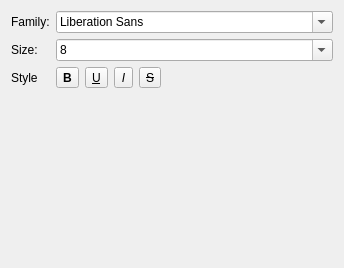
<?xml version="1.0" encoding="UTF-8"?>
<ui version="4.0">
 <class>LReportPropertyPageFont</class>
 <widget class="QWidget" name="LReportPropertyPageFont">
  <property name="geometry">
   <rect>
    <x>0</x>
    <y>0</y>
    <width>344</width>
    <height>268</height>
   </rect>
  </property>
  <property name="windowTitle">
   <string>Form</string>
  </property>
  <layout class="QHBoxLayout" name="horizontalLayout_2">
   <item>
    <layout class="QFormLayout" name="formLayout">
     <property name="labelAlignment">
      <set>Qt::AlignLeading|Qt::AlignLeft|Qt::AlignVCenter</set>
     </property>
     <item row="0" column="0">
      <widget class="QLabel" name="label">
       <property name="text">
        <string>Family:</string>
       </property>
      </widget>
     </item>
     <item row="0" column="1">
      <widget class="QFontComboBox" name="fontComboBox"/>
     </item>
     <item row="1" column="0">
      <widget class="QLabel" name="label_2">
       <property name="text">
        <string>Size:</string>
       </property>
      </widget>
     </item>
     <item row="1" column="1">
      <widget class="QComboBox" name="comboBoxSize">
       <property name="editable">
        <bool>true</bool>
       </property>
       <item>
        <property name="text">
         <string>8</string>
        </property>
       </item>
       <item>
        <property name="text">
         <string>10</string>
        </property>
       </item>
       <item>
        <property name="text">
         <string>12</string>
        </property>
       </item>
       <item>
        <property name="text">
         <string>14</string>
        </property>
       </item>
       <item>
        <property name="text">
         <string>16</string>
        </property>
       </item>
       <item>
        <property name="text">
         <string>18</string>
        </property>
       </item>
       <item>
        <property name="text">
         <string>20</string>
        </property>
       </item>
       <item>
        <property name="text">
         <string>24</string>
        </property>
       </item>
       <item>
        <property name="text">
         <string>36</string>
        </property>
       </item>
       <item>
        <property name="text">
         <string>72</string>
        </property>
       </item>
      </widget>
     </item>
     <item row="2" column="0">
      <widget class="QLabel" name="label_3">
       <property name="text">
        <string>Style</string>
       </property>
      </widget>
     </item>
     <item row="2" column="1">
      <layout class="QHBoxLayout" name="horizontalLayout">
       <item>
        <widget class="QToolButton" name="toolButtonBold">
         <property name="font">
          <font>
           <weight>75</weight>
           <bold>true</bold>
          </font>
         </property>
         <property name="text">
          <string>B</string>
         </property>
         <property name="checkable">
          <bool>true</bool>
         </property>
        </widget>
       </item>
       <item>
        <widget class="QToolButton" name="toolButtonUnderline">
         <property name="font">
          <font>
           <underline>true</underline>
          </font>
         </property>
         <property name="text">
          <string>U</string>
         </property>
         <property name="checkable">
          <bool>true</bool>
         </property>
        </widget>
       </item>
       <item>
        <widget class="QToolButton" name="toolButtonItalic">
         <property name="font">
          <font>
           <italic>true</italic>
          </font>
         </property>
         <property name="text">
          <string>I</string>
         </property>
         <property name="checkable">
          <bool>true</bool>
         </property>
        </widget>
       </item>
       <item>
        <widget class="QToolButton" name="toolButtonStrickout">
         <property name="font">
          <font>
           <strikeout>true</strikeout>
          </font>
         </property>
         <property name="text">
          <string>S</string>
         </property>
         <property name="checkable">
          <bool>true</bool>
         </property>
        </widget>
       </item>
      </layout>
     </item>
    </layout>
   </item>
  </layout>
 </widget>
 <resources/>
 <connections/>
</ui>
